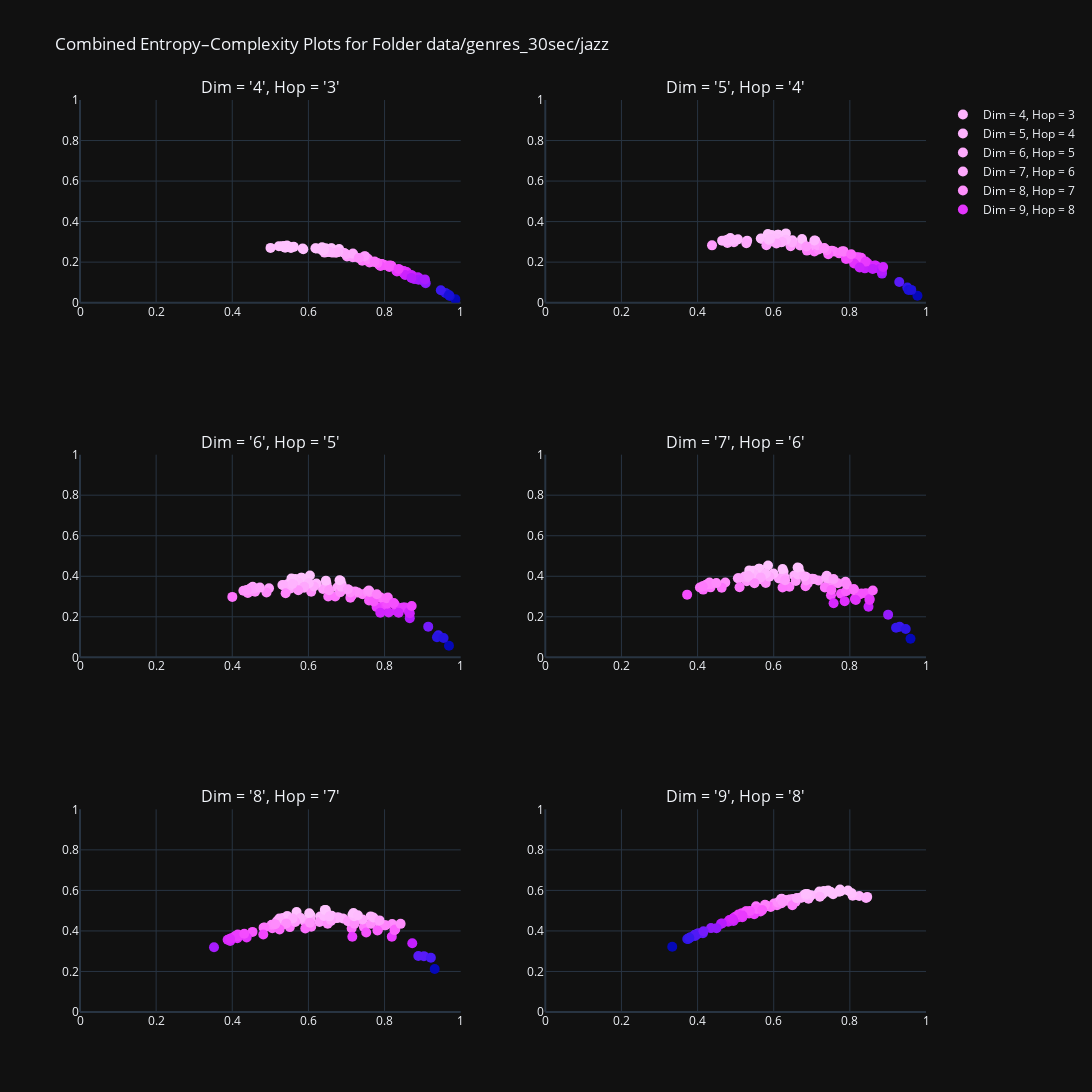

Notebook code cell kept with this figure:
### Markdown cell above
Jazz

### Code cell
folder_path = "data/genres_30sec/jazz"
start = 4
end = 10
grid = 2
folder = "plots"
plot_graph(folder_path, start, end, grid, folder)
